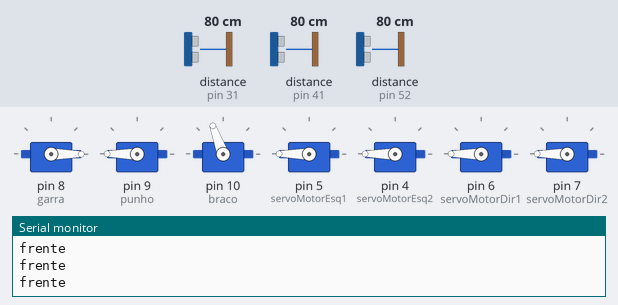
A sketch run on a simulated Arduino Mega 2560, built with avr-gcc and run on an emulated ATmega2560. Shown: 7 × servo, the last lines printed to the serial monitor. The inputs (shaded band) are chosen by the test bench; at power-on: distance to the obstacle (sensors on pin 31, pin 41, pin 52) 80 cm.

Above: at 1.2 s.
1.3 s: distance to the obstacle (sensor on pin 31) set to 2 cm
3.3 s: distance to the obstacle (sensor on pin 41) set to 12 cm
4.8 s: distance to the obstacle (sensor on pin 41) set to 9 cm
At 5.27 s:
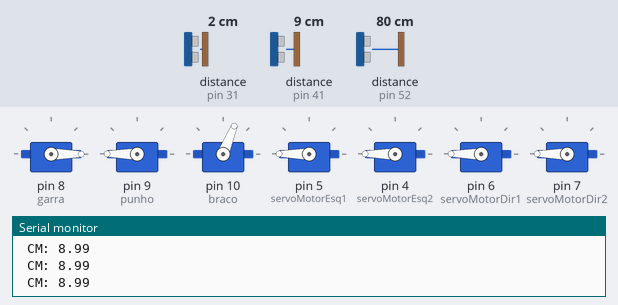
At 7.1 s:
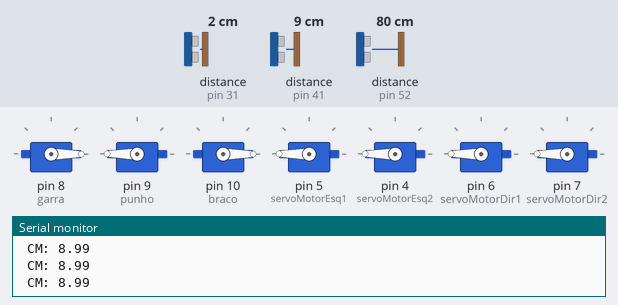
7.4 s: distance to the obstacle (sensor on pin 41) set to 5 cm
At 9.2 s:
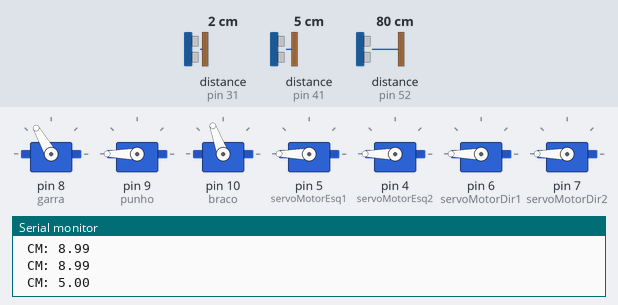
Timing chart, 0 to 10.5 s (numbered marks = the images above; inputs shaded):
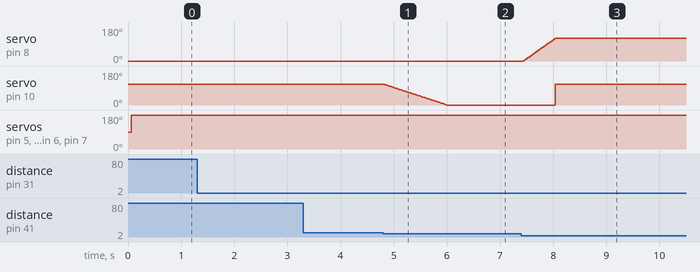

The sketch:

MAQUINA_DE_ESTADOS_t.ino
```cpp
#include <Servo.h>
#include <Ultrasonic.h>

//const int DISTANCIA_LIMITE_PAREDE_FRONTAL_MIN = 15;
//const int DISTANCIA_LIMITE_PAREDE_LATERAL_MIN = 10;
const int DISTANCIA_LIMITE_ALINHAMENTO_FRONTAL_MIN = 10;
const int DISTANCIA_LIMITE_ALINHAMENTO_FRONTAL_MAX = 40;

#define VELOCIDADE_BASE  200
#define QRE1113_Pin A0
#define garra_aberta 0
#define garra_fechada 120

Ultrasonic uFrontalEsq (33, 31);
Ultrasonic uFrontalDir (50, 52);
Ultrasonic uLateralEsq (35,37);
Ultrasonic uLateralDir (46, 48);
Ultrasonic uFrontalGarra (40,41);

Servo servoMotorEsq1;
Servo servoMotorEsq2;
Servo servoMotorDir1;
Servo servoMotorDir2;

float distanciaFrontal[2] = {0, 0}; // [0]= esquerda ---------- [1] = direita
float distanciaLateral[2] = {0, 0};
int motorDir1 = 6, motorDir2 = 7;
int motorEsq1 = 5, motorEsq2 = 4;

int velEsq;
int velDir;
unsigned long timing = 0;

long microsec=0;

int STA = 31;

int CURRENT_STATE = 1;
unsigned char S[10];

bool distLimitFrontal[2] = {false, false};
bool alinhouDistLimitFrontal = false;
bool alinhouDistCopo = false;
bool esq = false;
bool step;

bool endTime(unsigned long init_time, unsigned long end_time = 1000);
void virarDir(int dir = 180, int esq = 180);
void virarEsq(int dir = 180, int esq = 180);
void tras(int dir = 180, int esq = 180);

Servo garra, punho, braco;
int pos = 0;
int posB = 110;
int pinInfr = 5;
bool pegouCopo = false;
bool com_agua = 0;

void setup()
{
  Serial.begin(9600);

 // pinMode(motorDir1, OUTPUT);
  //pinMode(motorDir2, OUTPUT);
  //pinMode(motorEsq1, OUTPUT);
  //pinMode(motorEsq2, OUTPUT);
  pinMode(STA, OUTPUT);

  garra.attach(8);
  punho.attach(9);
  braco.attach(10);

  garra.write(0);
  braco.write(110);
  punho.write(180);

  servoMotorEsq1.attach(5);
  servoMotorEsq2.attach(4);
  servoMotorDir1.attach(6);
  servoMotorDir2.attach(7);
}

void get_distanciaFrontal() {
  long microsecEsq = uFrontalEsq.timing();
  long microsecDir = uFrontalDir.timing();
  float distEsq = uFrontalEsq.convert(microsecEsq, Ultrasonic::CM);
  delay(10);
  float distDir = uFrontalDir.convert(microsecDir, Ultrasonic::CM);
  delay(10);
  distanciaFrontal[0] = distEsq;
  distanciaFrontal[1] = distDir;
}

void get_distanciaLateral(){
  long microsecEsq = uLateralEsq.timing();
  long microsecDir = uLateralDir.timing();
  float distEsq = uLateralEsq.convert(microsecEsq, Ultrasonic::CM);
  delay(10);
  float distDir = uLateralDir.convert(microsecDir, Ultrasonic::CM);
  delay(10);

  distanciaLateral[0] = distEsq;
  distanciaLateral[1] = distDir;
}

// True -> Se o carrinho ainda estiver fora do alcance minimo, ele continuará indo para frente.
void setDistanciaFrontal() {
  if (distanciaFrontal[0] > DISTANCIA_LIMITE_ALINHAMENTO_FRONTAL_MIN) {
    distLimitFrontal[0] = true;
  } else {
    distLimitFrontal[0] = false;
  }
  if (distanciaFrontal[1] > DISTANCIA_LIMITE_ALINHAMENTO_FRONTAL_MIN) {
    distLimitFrontal[1] = true;
  } else {
    distLimitFrontal[1] = false;
  }
  Serial.print(distLimitFrontal[0]);
  Serial.print(" ");
  Serial.println(distLimitFrontal[1]);
}


bool verificarDistLimitFrontal() {
  get_distanciaFrontal();
  setDistanciaFrontal();
  frente();
  Serial.print("rangeEsq: ");
  Serial.print(distanciaFrontal[0]);
  Serial.print("\trangeEsq: ");
  Serial.println(distanciaFrontal[0]);
  if (distLimitFrontal[0] && distLimitFrontal[1])
    return true;
  else
    return false;
}

void alinharDistLimitFrontal() {
  float deltaEsq = distanciaFrontal[0] - distanciaFrontal[1];
  int erro = 5;

  while(deltaEsq > erro){ //&& deltaEsq < DISTANCIA_LIMITE_FRONTAL_MAX)) {
    timing = startTime();
    while(!endTime(timing, 500)){ virarDir(); }
    deltaEsq = distanciaFrontal[0] - distanciaFrontal[1];
    get_distanciaFrontal();
    Serial.println("VIRANDO PARA DIREITA");
  }
  while(deltaEsq < -erro){ //&& deltaEsq > -DISTANCIA_LIMITE_FRONTAL_MAX) {
    timing = startTime();
    while(!endTime(timing, 500)){ virarDir(); }
    deltaEsq = distanciaFrontal[0] - distanciaFrontal[1];
    get_distanciaFrontal();

  }
  if (   distanciaFrontal[0] < DISTANCIA_LIMITE_ALINHAMENTO_FRONTAL_MIN + erro
      && distanciaFrontal[0] > DISTANCIA_LIMITE_ALINHAMENTO_FRONTAL_MIN - erro
      && distanciaFrontal[1] < DISTANCIA_LIMITE_ALINHAMENTO_FRONTAL_MIN + erro
      && distanciaFrontal[1] > DISTANCIA_LIMITE_ALINHAMENTO_FRONTAL_MIN - erro ) {
      alinhouDistLimitFrontal = true;
  }
   //frente();
}

void parar() {
  servoMotorDir1.detach();
  servoMotorDir2.detach();
  servoMotorEsq1.detach();
  servoMotorEsq2.detach();

  declararServo();
}

void virarDir(int dir, int esq){
  declararServo();
  servoMotorEsq1.write(esq);
  servoMotorEsq2.write(esq);
  servoMotorDir1.detach();
  servoMotorDir2.detach();

  declararServo();
}
void declararServo(){
  servoMotorEsq1.attach(5);
  servoMotorEsq2.attach(4);
  servoMotorDir1.attach(6);
  servoMotorDir2.attach(7);

}
void virarEsq(int dir = 180, int esq = 180){
  servoMotorEsq1.detach();
  servoMotorEsq2.detach();
  servoMotorDir1.attach(dir);
  servoMotorDir2.attach(dir);

  declararServo();
}

void tras(int dir, int esq){
  servoMotorEsq1.write(esq);
  servoMotorDir1.write(dir);
  servoMotorEsq2.write(esq);
  servoMotorDir2.write(dir);
}

unsigned long startTime(){
  return millis();
}

bool endTime(unsigned long init_time, unsigned long end_time = 1000){
 // Serial.println(" ");
  return (millis() - init_time >= end_time);
}

void frente(){
  Serial.println("frente");
  servoMotorEsq1.write(180);
  servoMotorDir1.write(180);
  servoMotorEsq2.write(180);
  servoMotorDir2.write(180);
}
/*
//virar toda a frente do robo até a parede de trás dele
void localizarParede(){
  int tolerancia = 3;

  while(!(abs(distanciaFrontal[0] - distanciaFrontal[1] < tolerancia) && distanciaFrontal[0] < DISTANCIA_LIMITE_PAREDE_FRONTAL_MIN)){
    get_distanciaFrontal();
    get_distanciaLateral();
    virarDir();
  }
  parar();
}
*/
void alinharDistCopo(){
  Serial.readBytesUntil(';', S, 7);
    if(S[0] == 'e'){
      Serial.println("test1");
      timing = startTime();
      while(!endTime(timing)){ virarDir(); }
      parar();
      Serial.println("test2");
      timing = startTime();
      while(!endTime(timing,2000)){ tras(); }
      Serial.println("test3");
      timing = startTime();
      while(!endTime(timing)){ virarEsq(); }
      parar();
      Serial.println("test4");
      timing = startTime();
      while(!endTime(timing, 2000)){ frente(); }
      parar();
      Serial.println("Alinhou a Esquerda");
    } else if(S[0] == 'd'){
      Serial.println("test5");
      timing = startTime();
      Serial.print(timing);
      Serial.println();
      while(!endTime(timing)){ virarEsq(); }
      parar();
      Serial.println("test6");
      timing = startTime();
      Serial.print(timing);
      Serial.println();
      while(!endTime(timing, 2000)){ tras(); }
      Serial.println("test7");
      timing = startTime();
      while(!endTime(timing)){ virarDir(); }
      parar();
      Serial.println("test8");
      timing = startTime();
      while(!endTime(timing, 2000)){ frente(); }
      parar();
      Serial.println("Alinhou a Direita");
    }else if(S[0] == 'u'){
      alinhouDistCopo = true;
      Serial.println("AlinhouDistCopo");
    }
  }

void track_ultrassons_frontal() {
  Serial.readBytesUntil(';', S, 7); // leitura do segundo dado (pd no eixo x) -> esse já vem normalizado, basta ajustar as unidades
  if (S[0] == 'r') {
    int vel_pd = (int)S[1];
    vel_pd = vel_pd - 100;
    float vel_normal = vel_pd / 100.0;
    if (vel_normal >= 0) {
      velEsq = VELOCIDADE_BASE;
      velDir = (int)(velEsq * (1 - vel_normal));
    } else {
      vel_normal = vel_normal * -1;
      velDir = VELOCIDADE_BASE;
      velEsq = (int)(velDir * (1 - vel_normal));
    }

  } else if (S[0] == 'p') {
    parar();
  } else if (S[0] == 'l') {

    servoMotorEsq1.detach();
    servoMotorDir1.write(150);
    servoMotorEsq2.detach();
    servoMotorDir2.write(150);
    declararServo();
    /*
    analogWrite(motorDir1, 80);
    analogWrite(motorEsq2, 80);
    analogWrite(motorDir2, 0);
    analogWrite(motorEsq1, 0);
    */
    delay(500);
    parar();
    delay(2000);
  } else if (S[0] == 'c') {
    parar();
    CURRENT_STATE++;
    Serial.println(CURRENT_STATE);
  }

  get_distanciaFrontal();

  distanciaFrontal[0] = distanciaFrontal[0] - DISTANCIA_LIMITE_ALINHAMENTO_FRONTAL_MAX;
  distanciaFrontal[1] = distanciaFrontal[1] - DISTANCIA_LIMITE_ALINHAMENTO_FRONTAL_MAX;

  // feature scaling para o dado de entrada do ultrassom
  int ultrassom_pd[2];

  ultrassom_pd[0] = (int)distanciaFrontal[0];
  ultrassom_pd[1] = (int)distanciaFrontal[1];

  ultrassom_pd[0] = constrain(ultrassom_pd[0], DISTANCIA_LIMITE_ALINHAMENTO_FRONTAL_MAX, 200);
  ultrassom_pd[1] = constrain(ultrassom_pd[1], DISTANCIA_LIMITE_ALINHAMENTO_FRONTAL_MAX, 200);


  float ultrassom_normal[2];
  ultrassom_normal[0] = (map(ultrassom_pd[0], 10, 300, 0, 100)) / 100.0;  // variável de entrada normalizada do ultrassom
  ultrassom_normal[1] = (map(ultrassom_pd[1], 10, 300, 0, 100)) / 100.0;  // variável de entrada normalizada do ultrassom

  int ultrassom;

  if (ultrassom_normal[0] < ultrassom_normal[1]) {
    ultrassom = (int)ultrassom_normal[0];
  } else {
    ultrassom = (int)ultrassom_normal[1];
  }

  if (distanciaFrontal[0] <= DISTANCIA_LIMITE_ALINHAMENTO_FRONTAL_MAX || distanciaFrontal[1] <= DISTANCIA_LIMITE_ALINHAMENTO_FRONTAL_MAX) {
    digitalWrite(STA, 1);
    velDir = 0;
    velEsq = 0;

    while (Serial.available()) {
      Serial.read();
    }

  } else {
    digitalWrite(STA, 0);
    velDir = (int)((4*velDir + ultrassom_normal[1])/5.0);
    velEsq = (int)((4*velEsq + ultrassom_normal[0])/5.0);
    velDir = map(velDir,0,255,90,180);
    velEsq = map(velEsq,0,255,90,180);
  }
  servoMotorEsq1.attach(velEsq);
  servoMotorDir1.attach(velDir);
  servoMotorEsq2.detach();
  servoMotorDir1.detach();
  declararServo();
}

void trackWall(){
  while (1) {
    get_distanciaFrontal();
    if (distanciaFrontal[0] > 15) {
      frente();
      delay(50);
    } else {
      break;
    }
  }
  while (1){
    get_distanciaLateral();
    if (distanciaLateral[0] > 15) {
       virarDir();
    } else {
      break;
    }
  }
  while (1) {
    get_distanciaFrontal();
    if (distanciaFrontal[0] > 25) {
      frente();
      delay(50);
    } else {
      break;
    }
  }

  digitalWrite(STA, HIGH);
  CURRENT_STATE++;
}

void fretelados(int dir, int esq) {
  // Serial.println("frente");
  servoMotorEsq1.write(map(esq, 0, 180, 180, 0));
  servoMotorDir1.write(dir);
  servoMotorEsq2.write(map(esq, 0, 180, 180, 0));
  servoMotorDir2.write(dir);
  if (dir == 90) {
    servoMotorDir1.detach();
    servoMotorDir2.detach();
  }
  if (dir == 90) {
    servoMotorEsq1.detach();
    servoMotorEsq2.detach();
  }
}

void loop () {
  digitalWrite(STA, 0);
  switch (CURRENT_STATE) {
    /*case 0:
      Serial.readBytesUntil(';', S, 7); // leitura do segundo dado (pd no eixo x) -> esse já vem normalizado, basta ajustar as unidades
      if (S[0] == 'c') {
        parar();
        CURRENT_STATE++;
        Serial.println(CURRENT_STATE);
      }
      break;*/
    /*case 1:
      trackWindows();
      break;
    case 2:
      if (!alinhouDistLimitFrontal) {
  //Serial.println(verificarDistLimitFrontal());
      if(!verificarDistLimitFrontal()) {
      alinharDistLimitFrontal();
      parar();
    }
  } else if(!alinhouDistCopo){
        Serial.println("AlinhouDistLimit");
    //Serial.println("Fim!");
    //procurar();
        alinharDistCopo();
      } else {
        get_distanciaFrontal();
        if (distanciaFrontal[0] <= 6) {
          digitalWrite(STA, 1);
          CURRENT_STATE++;
        } else {
          frente();
          delay(50);
        }
      }
      break;*/
    case 1:
        get_distanciaFrontal();

        while(!(distanciaFrontal[0] < 20 || distanciaFrontal[1] < 20)){
             get_distanciaFrontal();
            frente();
        }
        get_distanciaFrontal();
        while (!(distanciaLateral[0] < 10)) {
          get_distanciaFrontal();
          virarDir(0,180);
        }
        get_distanciaFrontal();
       while(!(distanciaFrontal[0] < 17 || distanciaFrontal < 17)){
         get_distanciaFrontal();
        frente();
       }
      CURRENT_STATE++;
      digitalWrite(STA, 1);


    case 2:
      float cmMsec;
      microsec = uFrontalGarra.timing();
      cmMsec = uFrontalGarra.convert(microsec, Ultrasonic::CM);
      delay(10);
      Serial.print(" CM: ");
      Serial.println(cmMsec);
      //delay(100);
      if (cmMsec <= 6) {
        int QRE_Value = analogRead(QRE1113_Pin);
        if (!pegouCopo && QRE_Value < 700) {
          pegouCopo = true;
          for (pos = garra_aberta; pos <= garra_fechada; pos++) {
            garra.write(pos);
            delay(5);
          }
          braco.write(110);
          digitalWrite(STA, 1);
          CURRENT_STATE++;
        }
      } else if (cmMsec <= 10 && !pegouCopo) {
        posB -= 2;
        braco.write(posB);
        delay(10);
      }
      break;
    case 3:
      track_ultrassons_frontal();
      break;
    case 5:
      break;
    case 6:
      break;
    case 7:
      break;
    case 8:
      break;
    case  9:
      break;
  }
}

// jhgfklhsdflhfdjgkls
```

Measured:
- the behaviour switches between 11 and 10 cm on distance to the obstacle (sensor on pin 41) (found by bisection; images 0 and 1)
- the behaviour switches between 7 and 6 cm on distance to the obstacle (sensor on pin 41) (found by bisection; images 2 and 3)
- after the input at 4.8 s, servo on pin 10 (braco): moves from 110° to 0° over 1.2 s, starting at once
- after the input at 7.4 s, servo on pin 8 (garra): moves from 0° to 120° over 0.61 s, starting at once; servo on pin 10 (braco): 0° → 110° after 0.64 s
